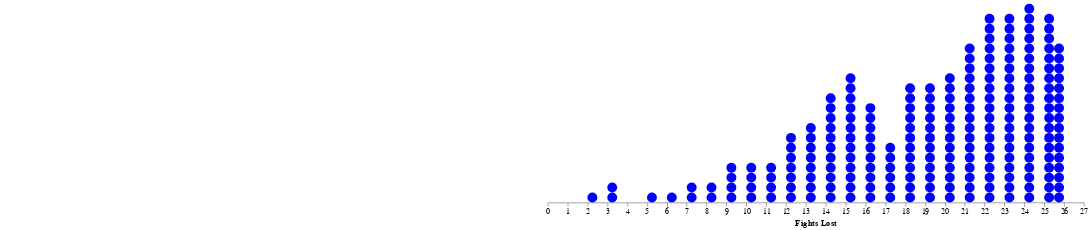

Express this chart as Vega-Lite.
### Vega specification from a JSON file in a GitHub repository (floating-point values rounded to 4 significant figures; data arrays with more than 128 entries replaced by an {"elided": "..."} marker saying what was removed)
{"$schema": "https://vega.github.io/schema/vega/v5.json", "description": "A dot plot example depicting the distribution of animal sleep times.", "width": 700, "padding": 5, "signals": [{"name": "step", "value": 0.5}, {"name": "offset", "value": "zero", "bind": {"input": "radio", "options": ["zero", "center"]}}, {"name": "size", "update": "scale('x', step) - scale('x', 0)"}, {"name": "area", "update": "size * size"}, {"name": "ddh", "update": "(span(ddext) + 1) * size"}, {"name": "hdh", "update": "(span(hdext) + 1) * size"}, {"name": "height", "update": "max(ddh, hdh)"}], "data": [{"name": "points", "values": {"elided": "222 int values"}, "transform": [{"type": "dotbin", "field": "data"}, {"type": "stack", "groupby": ["bin"], "offset": {"signal": "offset"}, "as": ["d0", "d1"]}, {"type": "extent", "field": "d1", "signal": "ddext"}, {"type": "extent", "field": "data", "signal": "ext"}, {"type": "bin", "field": "data", "step": {"signal": "step"}, "extent": {"signal": "ext"}}, {"type": "stack", "offset": {"signal": "offset"}, "groupby": ["bin0"]}, {"type": "extent", "field": "y0", "signal": "hdext"}]}], "params": [{"name": "highlight", "select": {"type": "point", "on": "mouseover"}}, {"name": "select", "select": "point"}], "scales": [{"name": "x", "domain": [1, 27], "range": "width"}, {"name": "ddy", "domain": {"signal": "[0, ddh / size]"}, "range": {"signal": "[height, height - ddh]"}}, {"name": "hdy", "domain": {"signal": "[0, hdh / size]"}, "range": {"signal": "[height, height - hdh]"}}], "marks": [{"type": "group", "encode": {"update": {"x": {"signal": "width + 10"}, "width": {"signal": "width"}, "height": {"signal": "height"}}}, "axes": [{"scale": "x", "orient": "bottom", "tickCount": 27, "title": "Fights Lost"}], "marks": [{"type": "symbol", "from": {"data": "points"}, "encode": {"update": {"x": {"scale": "x", "signal": "(datum.bin0 + datum.bin1) / 2"}, "y": {"scale": "hdy", "signal": "datum.y0 + 0.5"}, "size": {"signal": "area"}, "fill": {"value": "blue"}}}}]}]}
